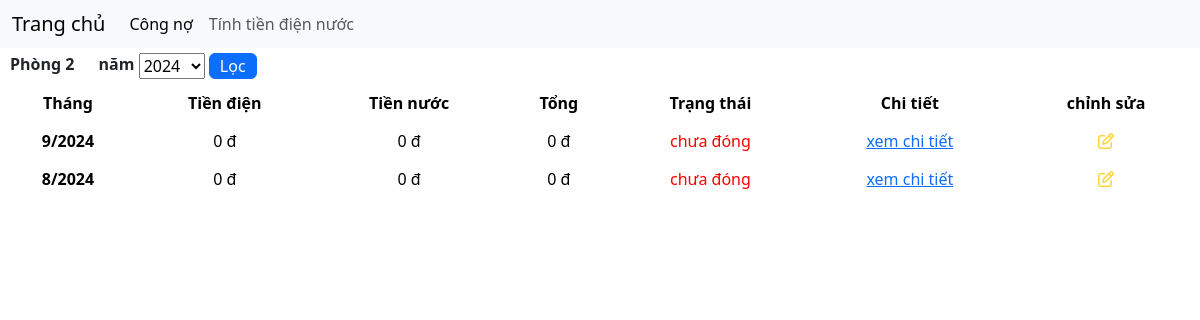
The app's page /home/phong/2/ with its own data.
### myHouse/models.py (models this page shows, shortened)
class Phong(models.Model):
	sodienthangtruoc = models.BigIntegerField(default=0)
	sonuocthangtruoc = models.BigIntegerField(default=0)
	sodienthangnay = models.BigIntegerField(default=0)
	sonuocthangnay = models.BigIntegerField(default=0)

class Congno(models.Model):
	thang = models.CharField(max_length=255)
	tiennuoc = models.BigIntegerField(default=0)
	tiendien = models.BigIntegerField(default=0)
	trangthai = models.BooleanField(default=False)
	phong = models.ForeignKey(Phong, on_delete=models.PROTECT, related_name='phong')
	@property
	def tong(self):
		return self.tiennuoc + self.tiendien

### myHouse/views.py (the view, shortened to what this page needs)
# urls.py: path('home/phong/<int:id>/', views.phong, name='phong'),
def phong(request, id):
	phong = Phong.objects.get(id=id)
	congnos = Congno.objects.filter(phong=phong).order_by("-id")
	thangnam = getthangnam()
	thang = int(datetime.now().month)
	nam = int(datetime.now().year)
	nams = []
	for x in congnos:
		if getnam(x.thang) not in nams:
			nams.append(getnam(x.thang))
	nams.sort(reverse=True)
	context = {
		'phong': phong,
		'congnos': congnos,
		'thangnam': thangnam,
		'thang': thang,
		'nam': nam,
		'nams': nams,
	}
	return render(request, 'phong.html', context)

### myHouse/views.py (called while the page is built)
def getthangnam():
	thang = datetime.now().month
	year = datetime.now().year
	return str(thang) + "/" + str(year)

def getnam(thang):
	tmp = thang.split('/')
	return tmp[1]

### myHouse/templates/phong.html (shortened to what this page needs)
{% extends 'index.html' %}
{% block content %}
<div class="phong_name">Phòng {{phong.id}}</div>
<div class="phong_name">
	<form action="{% url 'phong' id=phong.id %}" method="post">
		<label>năm</label>
		<select name="nam">
			{% if nam == '/' %}
			<option value="/" style="display:none">Tất cả</option>
			{% else %}
			<option value="{{nam}}" style="display:none">{{nam}}</option>
			{% endif %}
		</select>
		<button type="submit" class="btn btn-primary filter-btn">Lọc</button>
	</form>
</div>
<table class="table">
	<thead>
		<tr>
			<th class="text-align-center" scope=" col">Tháng</th>
			<th class="text-align-center" scope="col">Tiền điện</th>
			<th class="text-align-center" scope="col">Tiền nước</th>
			<th class="text-align-center" scope="col">Tổng</th>
			<th class="text-align-center" scope="col">Trạng thái</th>
			<th class="text-align-center" scope="col">Chi tiết</th>
			<th class="text-align-center" scope="col">chỉnh sửa</th>
		</tr>
	</thead>
	<tbody>
		{% for x in congnos %}
		<tr>
			<th class="text-align-center" scope="row">{{x.thang}}</th>
			<td class="text-align-center">{{x.tiennuoc}} đ</td>
			<td class="text-align-center">{{x.tiendien}} đ</td>
			<td class="text-align-center">{{x.tong}} đ</td>
			{% if x.trangthai == True %}
			<td class="text-align-center" style="color: green">đã đóng</td>
			{% else %}
			<td class="text-align-center" style="color: red">chưa đóng</td>
			{% endif %}
			<td class="text-align-center" style="color: green">
				<a href="#" class="">xem chi tiết</a>
			</td>
			<td class="text-align-center">
				<a href="" class=""><i class="fa-regular fa-pen-to-square" style="color: #FFD43B;"></i></a>
			</td>
		</tr>
		{% endfor %}
	</tbody>
</table>
{% endblock %}

### myHouse/static/styles.css (style rules this page uses)
.phong_name { display: inline-block; padding: 5px 10px; font-weight: 700; }
.text-align-center { text-align: center !important; }
.filter-btn { padding: 0 10px; }

### records on screen
Phong: id "2"
Congno: thang "9/2024", tiennuoc "0", tiendien "0", tong "0", trangthai "chưa đóng"
Congno: thang "8/2024", tiennuoc "0", tiendien "0", tong "0", trangthai "chưa đóng"

### other values on screen
form field nam "2024"
